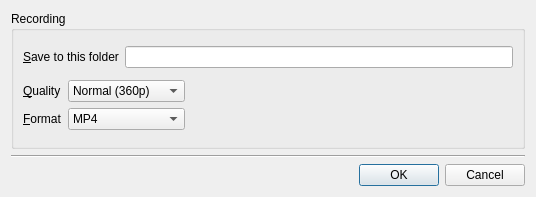
<?xml version="1.0" encoding="UTF-8"?>
<ui version="4.0">
 <class>ConfigDialog</class>
 <widget class="QDialog" name="ConfigDialog">
  <property name="geometry">
   <rect>
    <x>0</x>
    <y>0</y>
    <width>536</width>
    <height>197</height>
   </rect>
  </property>
  <property name="windowTitle">
   <string>Dialog</string>
  </property>
  <layout class="QVBoxLayout" name="verticalLayout">
   <item>
    <widget class="QGroupBox" name="groupBox_3">
     <property name="title">
      <string>Recording</string>
     </property>
     <layout class="QVBoxLayout" name="verticalLayout_2">
      <item>
       <layout class="QHBoxLayout" name="horizontalLayout">
        <item>
         <widget class="QLabel" name="label">
          <property name="text">
           <string>&amp;Save to this folder</string>
          </property>
          <property name="buddy">
           <cstring>directory_edit</cstring>
          </property>
         </widget>
        </item>
        <item>
         <widget class="FileChooser" name="directory_edit"/>
        </item>
       </layout>
      </item>
      <item>
       <layout class="QGridLayout" name="gridLayout">
        <item row="0" column="0">
         <widget class="QLabel" name="label_19">
          <property name="text">
           <string>&amp;Quality</string>
          </property>
          <property name="buddy">
           <cstring>recordQualityCombo</cstring>
          </property>
         </widget>
        </item>
        <item row="0" column="1">
         <widget class="QComboBox" name="recordQualityCombo">
          <property name="sizeAdjustPolicy">
           <enum>QComboBox::AdjustToContents</enum>
          </property>
          <item>
           <property name="text">
            <string>Normal (360p)</string>
           </property>
          </item>
          <item>
           <property name="text">
            <string>HD (720p)</string>
           </property>
          </item>
          <item>
           <property name="text">
            <string>Full HD (1080p)</string>
           </property>
          </item>
         </widget>
        </item>
        <item row="0" column="2">
         <spacer name="horizontalSpacer_2">
          <property name="orientation">
           <enum>Qt::Horizontal</enum>
          </property>
          <property name="sizeHint" stdset="0">
           <size>
            <width>298</width>
            <height>20</height>
           </size>
          </property>
         </spacer>
        </item>
        <item row="1" column="0">
         <widget class="QLabel" name="label_21">
          <property name="text">
           <string>&amp;Format</string>
          </property>
          <property name="buddy">
           <cstring>recordFormatCombo</cstring>
          </property>
         </widget>
        </item>
        <item row="1" column="1">
         <widget class="QComboBox" name="recordFormatCombo">
          <item>
           <property name="text">
            <string>MP4</string>
           </property>
          </item>
          <item>
           <property name="text">
            <string>Flv</string>
           </property>
          </item>
         </widget>
        </item>
        <item row="1" column="2">
         <spacer name="horizontalSpacer_3">
          <property name="orientation">
           <enum>Qt::Horizontal</enum>
          </property>
          <property name="sizeHint" stdset="0">
           <size>
            <width>288</width>
            <height>20</height>
           </size>
          </property>
         </spacer>
        </item>
       </layout>
      </item>
     </layout>
    </widget>
   </item>
   <item>
    <widget class="Line" name="line">
     <property name="orientation">
      <enum>Qt::Horizontal</enum>
     </property>
    </widget>
   </item>
   <item>
    <widget class="QDialogButtonBox" name="buttonBox">
     <property name="orientation">
      <enum>Qt::Horizontal</enum>
     </property>
     <property name="standardButtons">
      <set>QDialogButtonBox::Cancel|QDialogButtonBox::Ok</set>
     </property>
    </widget>
   </item>
  </layout>
 </widget>
 <customwidgets>
  <customwidget>
   <class>FileChooser</class>
   <extends>QLineEdit</extends>
   <header>filechooser.h</header>
  </customwidget>
 </customwidgets>
 <tabstops>
  <tabstop>directory_edit</tabstop>
  <tabstop>recordQualityCombo</tabstop>
  <tabstop>recordFormatCombo</tabstop>
  <tabstop>buttonBox</tabstop>
 </tabstops>
 <resources/>
 <connections>
  <connection>
   <sender>buttonBox</sender>
   <signal>accepted()</signal>
   <receiver>ConfigDialog</receiver>
   <slot>accept()</slot>
   <hints>
    <hint type="sourcelabel">
     <x>248</x>
     <y>254</y>
    </hint>
    <hint type="destinationlabel">
     <x>157</x>
     <y>274</y>
    </hint>
   </hints>
  </connection>
  <connection>
   <sender>buttonBox</sender>
   <signal>rejected()</signal>
   <receiver>ConfigDialog</receiver>
   <slot>reject()</slot>
   <hints>
    <hint type="sourcelabel">
     <x>316</x>
     <y>260</y>
    </hint>
    <hint type="destinationlabel">
     <x>286</x>
     <y>274</y>
    </hint>
   </hints>
  </connection>
 </connections>
</ui>
